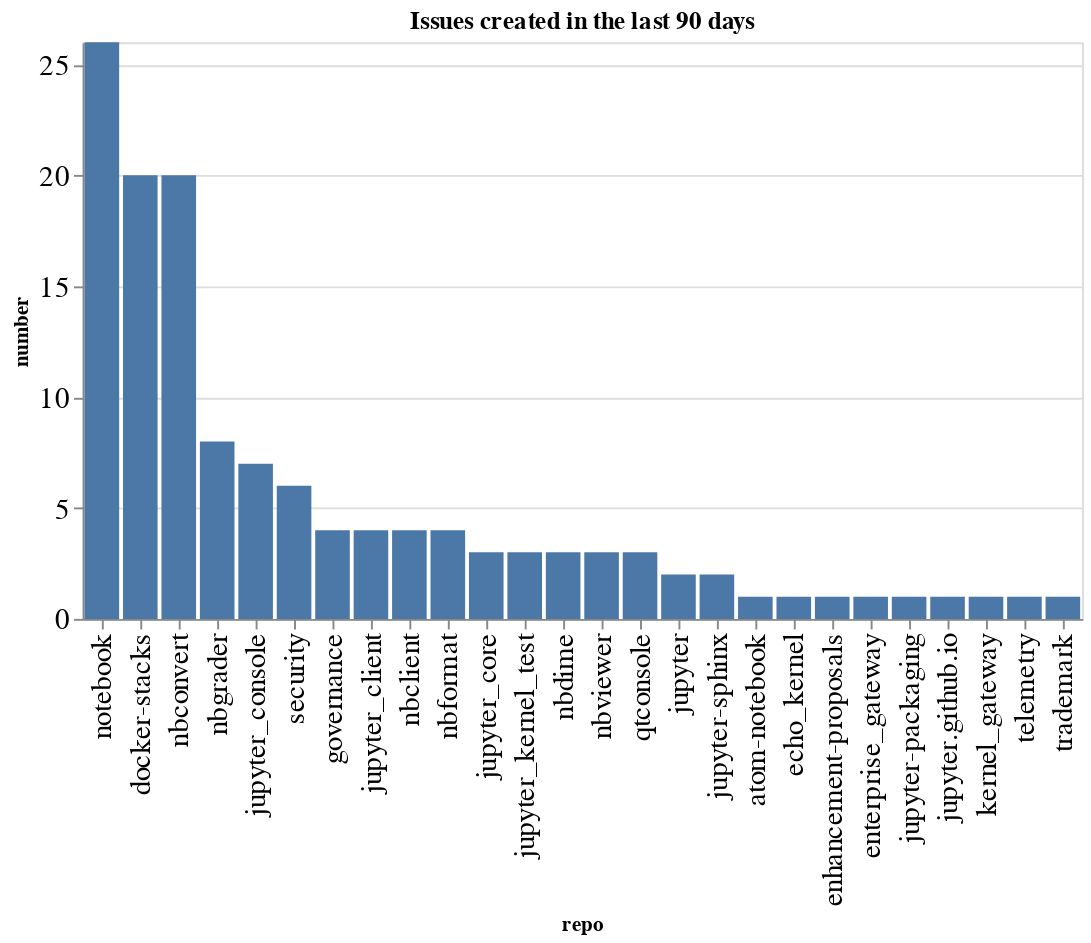

Here is the notebook cell this chart was saved with:
### Code cell
created_counts = created.groupby(['org', 'repo']).count()['number'].reset_index()
created_counts['org/repo'] = created_counts.apply(lambda a: a['org'] + '/' + a['repo'], axis=1)
sorted_vals = created_counts.sort_values(['org', 'number'], ascending=False)['repo'].values
alt.Chart(data=created_counts, title=f"Issues created in the last {n_days} days").mark_bar().encode(
    x=alt.X('repo', sort=alt.Sort(sorted_vals.tolist())),
    y='number',
)

### Figure 1 — Vega-Lite specification as saved in the notebook (floating-point values rounded to 4 significant figures)
{"config": {"axisLeft": {"labelFontSize": 15}, "axisBottom": {"labelFontSize": 15}}, "data": {"name": "data-bf6e23fe2c4cbf1e7f2b56d0b9185d99"}, "mark": "bar", "encoding": {"x": {"type": "nominal", "field": "repo", "sort": ["notebook", "docker-stacks", "nbconvert", "nbgrader", "jupyter_console", "security", "governance", "jupyter_client", "nbclient", "nbformat", "jupyter_core", "jupyter_kernel_test", "nbdime", "nbviewer", "qtconsole", "jupyter", "jupyter-sphinx", "atom-notebook", "echo_kernel", "enhancement-proposals", "enterprise_gateway", "jupyter-packaging", "jupyter.github.io", "kernel_gateway", "telemetry", "trademark"]}, "y": {"type": "quantitative", "field": "number"}}, "title": "Issues created in the last 90 days", "$schema": "https://vega.github.io/schema/vega-lite/v4.8.1.json", "datasets": {"data-bf6e23fe2c4cbf1e7f2b56d0b9185d99": [{"org": "jupyter", "repo": "atom-notebook", "number": 1, "org/repo": "jupyter/atom-notebook"}, {"org": "jupyter", "repo": "docker-stacks", "number": 20, "org/repo": "jupyter/docker-stacks"}, {"org": "jupyter", "repo": "echo_kernel", "number": 1, "org/repo": "jupyter/echo_kernel"}, {"org": "jupyter", "repo": "enhancement-proposals", "number": 1, "org/repo": "jupyter/enhancement-proposals"}, {"org": "jupyter", "repo": "enterprise_gateway", "number": 1, "org/repo": "jupyter/enterprise_gateway"}, {"org": "jupyter", "repo": "governance", "number": 4, "org/repo": "jupyter/governance"}, {"org": "jupyter", "repo": "jupyter", "number": 2, "org/repo": "jupyter/jupyter"}, {"org": "jupyter", "repo": "jupyter-packaging", "number": 1, "org/repo": "jupyter/jupyter-packaging"}, {"org": "jupyter", "repo": "jupyter-sphinx", "number": 2, "org/repo": "jupyter/jupyter-sphinx"}, {"org": "jupyter", "repo": "jupyter.github.io", "number": 1, "org/repo": "jupyter/jupyter.github.io"}, {"org": "jupyter", "repo": "jupyter_client", "number": 4, "org/repo": "jupyter/jupyter_client"}, {"org": "jupyter", "repo": "jupyter_console", "number": 7, "org/repo": "jupyter/jupyter_console"}, {"org": "jupyter", "repo": "jupyter_core", "number": 3, "org/repo": "jupyter/jupyter_core"}, {"org": "jupyter", "repo": "jupyter_kernel_test", "number": 3, "org/repo": "jupyter/jupyter_kernel_test"}, {"org": "jupyter", "repo": "kernel_gateway", "number": 1, "org/repo": "jupyter/kernel_gateway"}, {"org": "jupyter", "repo": "nbclient", "number": 4, "org/repo": "jupyter/nbclient"}, {"org": "jupyter", "repo": "nbconvert", "number": 20, "org/repo": "jupyter/nbconvert"}, {"org": "jupyter", "repo": "nbdime", "number": 3, "org/repo": "jupyter/nbdime"}, {"org": "jupyter", "repo": "nbformat", "number": 4, "org/repo": "jupyter/nbformat"}, {"org": "jupyter", "repo": "nbgrader", "number": 8, "org/repo": "jupyter/nbgrader"}, {"org": "jupyter", "repo": "nbviewer", "number": 3, "org/repo": "jupyter/nbviewer"}, {"org": "jupyter", "repo": "notebook", "number": 26, "org/repo": "jupyter/notebook"}, {"org": "jupyter", "repo": "qtconsole", "number": 3, "org/repo": "jupyter/qtconsole"}, {"org": "jupyter", "repo": "security", "number": 6, "org/repo": "jupyter/security"}, {"org": "jupyter", "repo": "telemetry", "number": 1, "org/repo": "jupyter/telemetry"}, {"org": "jupyter", "repo": "trademark", "number": 1, "org/repo": "jupyter/trademark"}]}}
